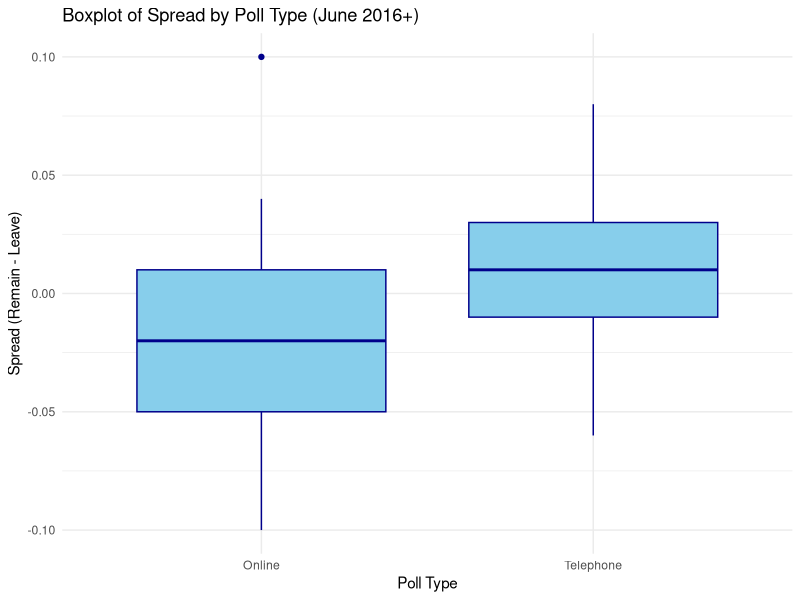

Write the R code that produced this figure.
library(dslabs)
library(dplyr)

data(brexit_polls)

# Filter for polls ending June 1, 2016 or later
june_polls <- brexit_polls %>%
  filter(enddate >= as.Date("2016-06-01")) %>%
  mutate(
    x_hat = (spread + 1) / 2,                                     # Estimate of Remain proportion
    se_x_hat = sqrt(x_hat * (1 - x_hat) / samplesize),            # SE of x_hat
    se_spread = 2 * se_x_hat,                                     # SE of spread
    z = qnorm(0.975),                                             # z-value for 95% CI
    lower = spread - z * se_spread,                               # Lower bound of CI for spread
    upper = spread + z * se_spread,                               # Upper bound of CI for spread
    hit = (lower <= -0.038) & (upper >= -0.038)                   # Whether CI covers true spread
  )

# Count how many polls are in june_polls
n_polls <- nrow(june_polls)

# Calculate proportion of polls with CI covering 0
prop_cover_zero <- june_polls %>%
  summarize(proportion = mean(lower <= 0 & upper >= 0)) %>%
  pull(proportion)

prop_cover_zero

n_polls


# Proportion of polls with CI entirely above 0 (predicting Remain)
prop_remain <- june_polls %>%
  summarize(proportion = mean(lower > 0)) %>%
  pull(proportion)

prop_remain

# Proportion of polls where CI covers true spread d = -0.038
prop_cover_true_d <- june_polls %>%
  summarize(proportion = mean(hit)) %>%
  pull(proportion)

prop_cover_true_d

library(dplyr)

june_polls %>%
  group_by(pollster) %>%
  summarize(
    hit_rate = mean(hit),
    n_polls = n()
  ) %>%
  arrange(hit_rate)


library(ggplot2)

ggplot(june_polls, aes(x = poll_type, y = spread)) +
  geom_boxplot(fill = "skyblue", color = "darkblue") +
  labs(
    title = "Boxplot of Spread by Poll Type (June 2016+)",
    x = "Poll Type",
    y = "Spread (Remain - Leave)"
  ) +
  theme_minimal()

library(dplyr)

combined_by_type <- june_polls %>%
  group_by(poll_type) %>%
  summarize(
    N = sum(samplesize),
    spread = sum(spread * samplesize) / N,
    p_hat = (spread + 1) / 2
  ) %>%
  mutate(
    se_p_hat = sqrt(p_hat * (1 - p_hat) / N),       # SE of p_hat
    se_spread = 2 * se_p_hat,                       # SE of spread (double)
    z = qnorm(0.975),
    lower = spread - z * se_spread,                 # Lower 95% CI bound
    upper = spread + z * se_spread                  # Upper 95% CI bound
  )

combined_by_type

# Extract lower bound for Online poll type
online_lower_bound <- combined_by_type %>%
  filter(poll_type == "Online") %>%
  pull(lower)

online_lower_bound

# Extract upper bound for Online poll type
online_upper_bound <- combined_by_type %>%
  filter(poll_type == "Online") %>%
  pull(upper)

online_upper_bound
